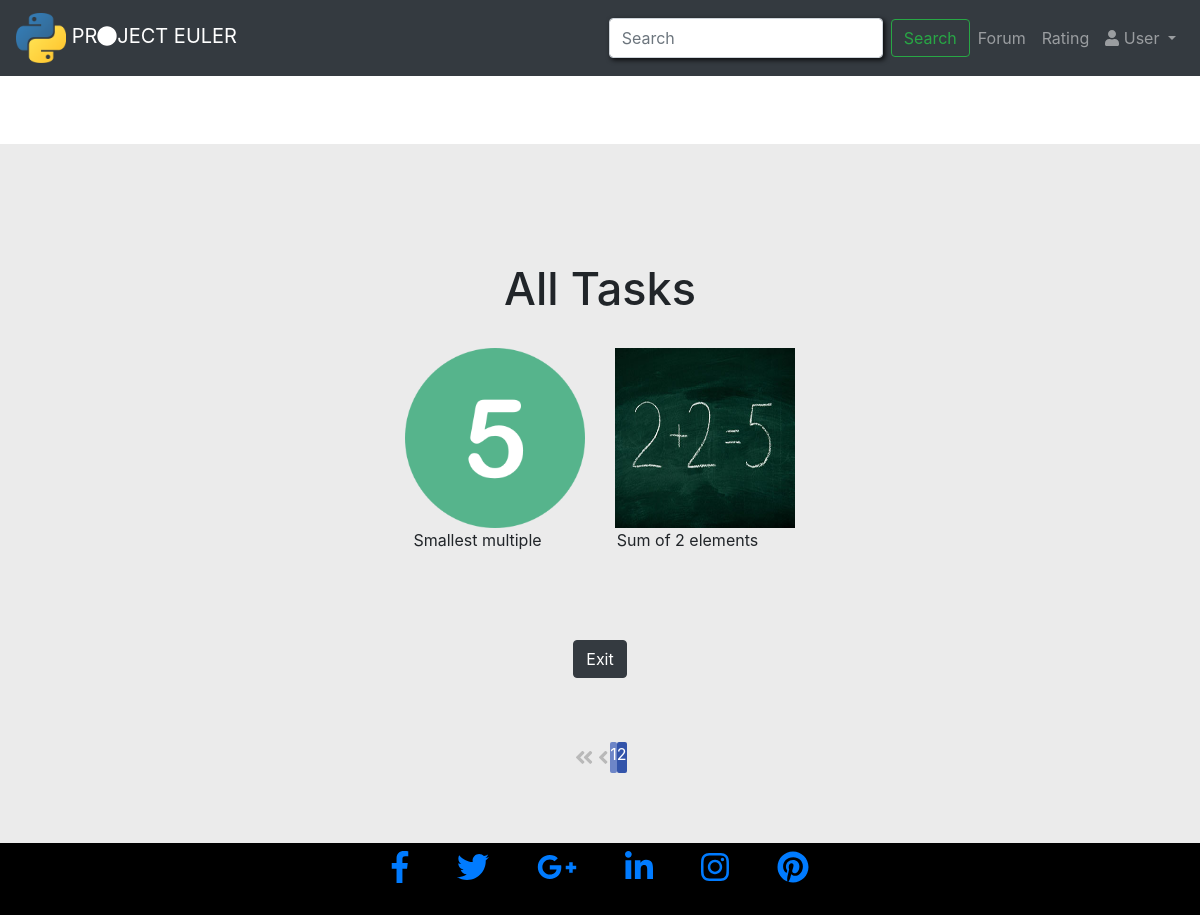
The page /moreProblems?page=2 on the database as committed earlier.
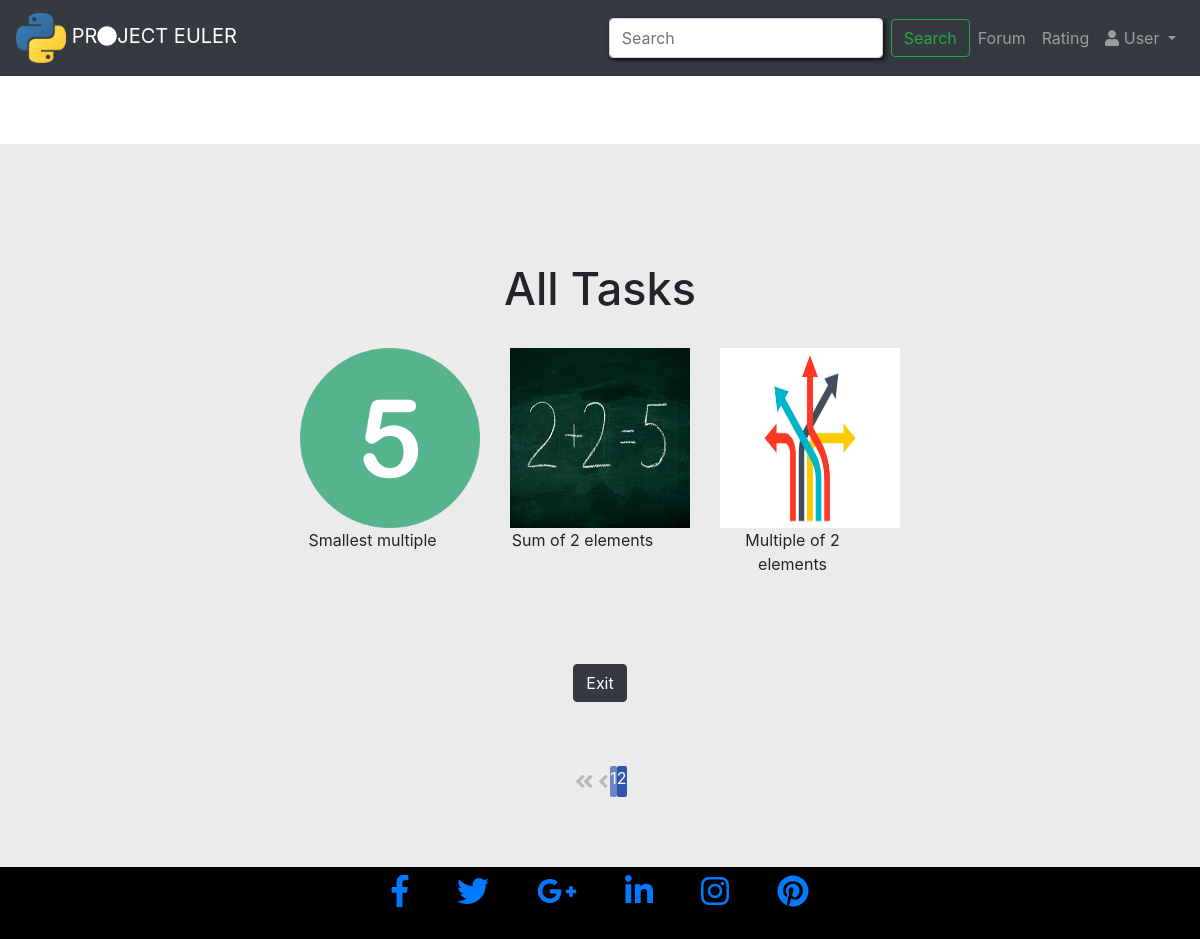
The same page on the database as committed later.
### myFirstApp/models.py (models this page shows, shortened)
class Task(models.Model):
    task_name   = models.CharField(max_length = 1000)
    task_img    = models.ImageField(upload_to='task_img/', default='NULL')
    task_text   = models.TextField(default="")
    clicks      = models.IntegerField(default=0)

### myFirstApp/views.py (the view)
# urls.py: path('moreProblems', views.moreProblems, name = 'moreProblems'),
def moreProblems(request):
    allTask     = Task.objects.all()
    title = 'All Tasks'
    search_query = request.GET.get('search', '')
    if search_query:
        allTask = Task.objects.filter(task_name__icontains=search_query)
        title = 'Search result'
    else:
        allTask = Task.objects.all()
    paginator   = Paginator(allTask,4)
    page        = request.GET.get('page')
    allTask     = paginator.get_page(page)
    return render(request, 'myFirstApp/allTask.html', {'title':title,'task':allTask})

### myFirstApp/templates/myFirstApp/allTask.html (shortened to what this page needs)
{% extends 'myFirstApp/index.html' %}
{% block body_block %}
<br><br><br><br><br><br>
<div id="lg">
<br><br>
   <center> <h4>{{ title }}</h4></center>
    <br>
    <div class="container">
        <div class="row justify-content-md-center">
        <br><br>
    {% for i in task %}
        <div class="tilt2">
            <div class="col-lg-10 col-lg-offset-4">
                <a href={%url 'currentTask' i.id%}><img src="{{ i.task_img.url }}" width="180" height="180" alt=""> </a>
                <p>{{ i.task_name }} </p>
            </div>
        </div>
    {% endfor %}
        </div>
    </div>
    <br><br><br>
   <center> <a href={% url 'index' %} >  <button type="button" class="btn btn-dark center">Exit</button></a></center>
    <br><br>
        <div class="pagination row justify-content-md-center">
        {% if task.has_previous %}
            <a  class="pagination-action" href="?page=1"><i class="fas fa-angle-double-left"></i> </a>
            <a class="pagination-action" href="?page={{ task.previous_page_number }}">
                <i class="fas fa-angle-left"></i>
            </a>
        {% endif %}
        {% for num in task.paginator.page_range %}
            {% if task.number == num %}
                <span class="pagination-number pagination-current" >{{ num }}</span>
        {% elif num > task.number|add:'-3' and num < task.number|add:'3' %}
               <a class="pagination-number" href="?page={{ num }}">{{ num }}</a>
        {% endif %}
        {% endfor %}
    </div>
  </div>
  {% endblock  %}

Rows that differ between the two databases and show on the page:
added Task: task_img (picture), task_name "Multiple of 2 elements"
